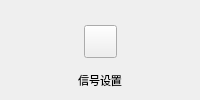
               <widget class="QWidget" name="widget_13" native="true">
                <layout class="QVBoxLayout" name="verticalLayout_9">
                 <property name="spacing">
                  <number>0</number>
                 </property>
                 <property name="leftMargin">
                  <number>0</number>
                 </property>
                 <property name="topMargin">
                  <number>0</number>
                 </property>
                 <property name="rightMargin">
                  <number>0</number>
                 </property>
                 <property name="bottomMargin">
                  <number>0</number>
                 </property>
                 <item>
                  <spacer name="verticalSpacer_9">
                   <property name="orientation">
                    <enum>Qt::Vertical</enum>
                   </property>
                   <property name="sizeHint" stdset="0">
                    <size>
                     <width>20</width>
                     <height>8</height>
                    </size>
                   </property>
                  </spacer>
                 </item>
                 <item>
                  <widget class="QWidget" name="widget_14" native="true">
                   <layout class="QVBoxLayout" name="verticalLayout_10">
                    <property name="spacing">
                     <number>0</number>
                    </property>
                    <property name="leftMargin">
                     <number>0</number>
                    </property>
                    <property name="topMargin">
                     <number>0</number>
                    </property>
                    <property name="rightMargin">
                     <number>0</number>
                    </property>
                    <property name="bottomMargin">
                     <number>0</number>
                    </property>
                    <item>
                     <widget class="QWidget" name="widget_15" native="true">
                      <property name="minimumSize">
                       <size>
                        <width>0</width>
                        <height>60</height>
                       </size>
                      </property>
                      <layout class="QHBoxLayout" name="horizontalLayout_5">
                       <property name="spacing">
                        <number>0</number>
                       </property>
                       <property name="leftMargin">
                        <number>0</number>
                       </property>
                       <property name="topMargin">
                        <number>0</number>
                       </property>
                       <property name="rightMargin">
                        <number>0</number>
                       </property>
                       <property name="bottomMargin">
                        <number>0</number>
                       </property>
                       <item>
                        <spacer name="horizontalSpacer_9">
                         <property name="orientation">
                          <enum>Qt::Horizontal</enum>
                         </property>
                         <property name="sizeHint" stdset="0">
                          <size>
                           <width>30</width>
                           <height>20</height>
                          </size>
                         </property>
                        </spacer>
                       </item>
                       <item>
                        <widget class="QPushButton" name="btn_5">
                         <property name="sizePolicy">
                          <sizepolicy hsizetype="Minimum" vsizetype="Minimum">
                           <horstretch>0</horstretch>
                           <verstretch>0</verstretch>
                          </sizepolicy>
                         </property>
                         <property name="minimumSize">
                          <size>
                           <width>33</width>
                           <height>33</height>
                          </size>
                         </property>
                         <property name="maximumSize">
                          <size>
                           <width>33</width>
                           <height>33</height>
                          </size>
                         </property>
                         <property name="focusPolicy">
                          <enum>Qt::TabFocus</enum>
                         </property>
                         <property name="styleSheet">
                          <string notr="true"/>
                         </property>
                         <property name="text">
                          <string/>
                         </property>
                        </widget>
                       </item>
                       <item>
                        <spacer name="horizontalSpacer_10">
                         <property name="orientation">
                          <enum>Qt::Horizontal</enum>
                         </property>
                         <property name="sizeHint" stdset="0">
                          <size>
                           <width>30</width>
                           <height>20</height>
                          </size>
                         </property>
                        </spacer>
                       </item>
                      </layout>
                     </widget>
                    </item>
                    <item>
                     <widget class="DisMenuLabel" name="label_5">
                      <property name="maximumSize">
                       <size>
                        <width>16777215</width>
                        <height>30</height>
                       </size>
                      </property>
                      <property name="font">
                       <font>
                        <family>微软雅黑</family>
                        <pointsize>8</pointsize>
                       </font>
                      </property>
                      <property name="text">
                       <string>信号设置</string>
                      </property>
                      <property name="alignment">
                       <set>Qt::AlignCenter</set>
                      </property>
                     </widget>
                    </item>
                   </layout>
                  </widget>
                 </item>
                 <item>
                  <spacer name="verticalSpacer_10">
                   <property name="orientation">
                    <enum>Qt::Vertical</enum>
                   </property>
                   <property name="sizeHint" stdset="0">
                    <size>
                     <width>20</width>
                     <height>8</height>
                    </size>
                   </property>
                  </spacer>
                 </item>
                </layout>
               </widget>
